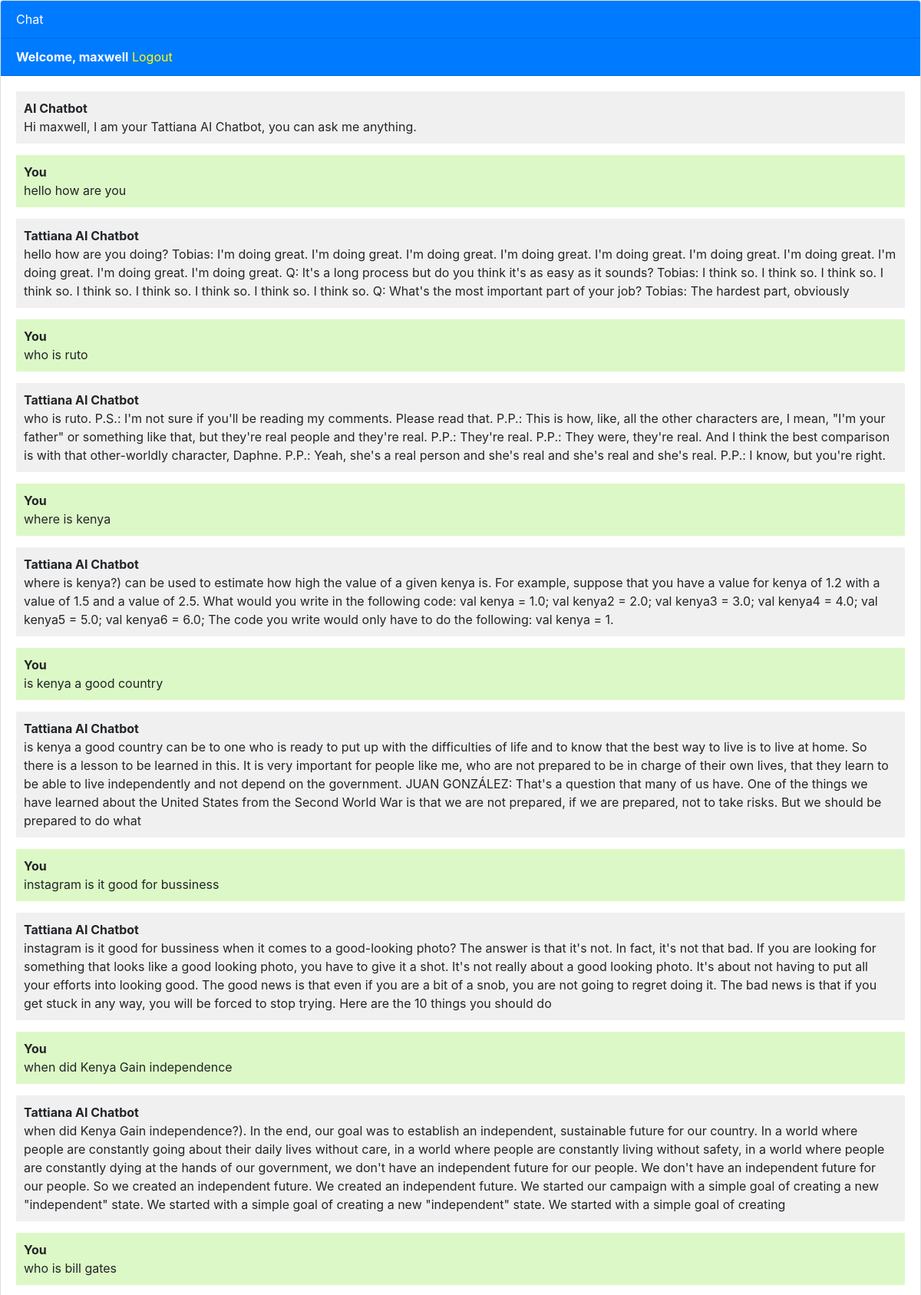
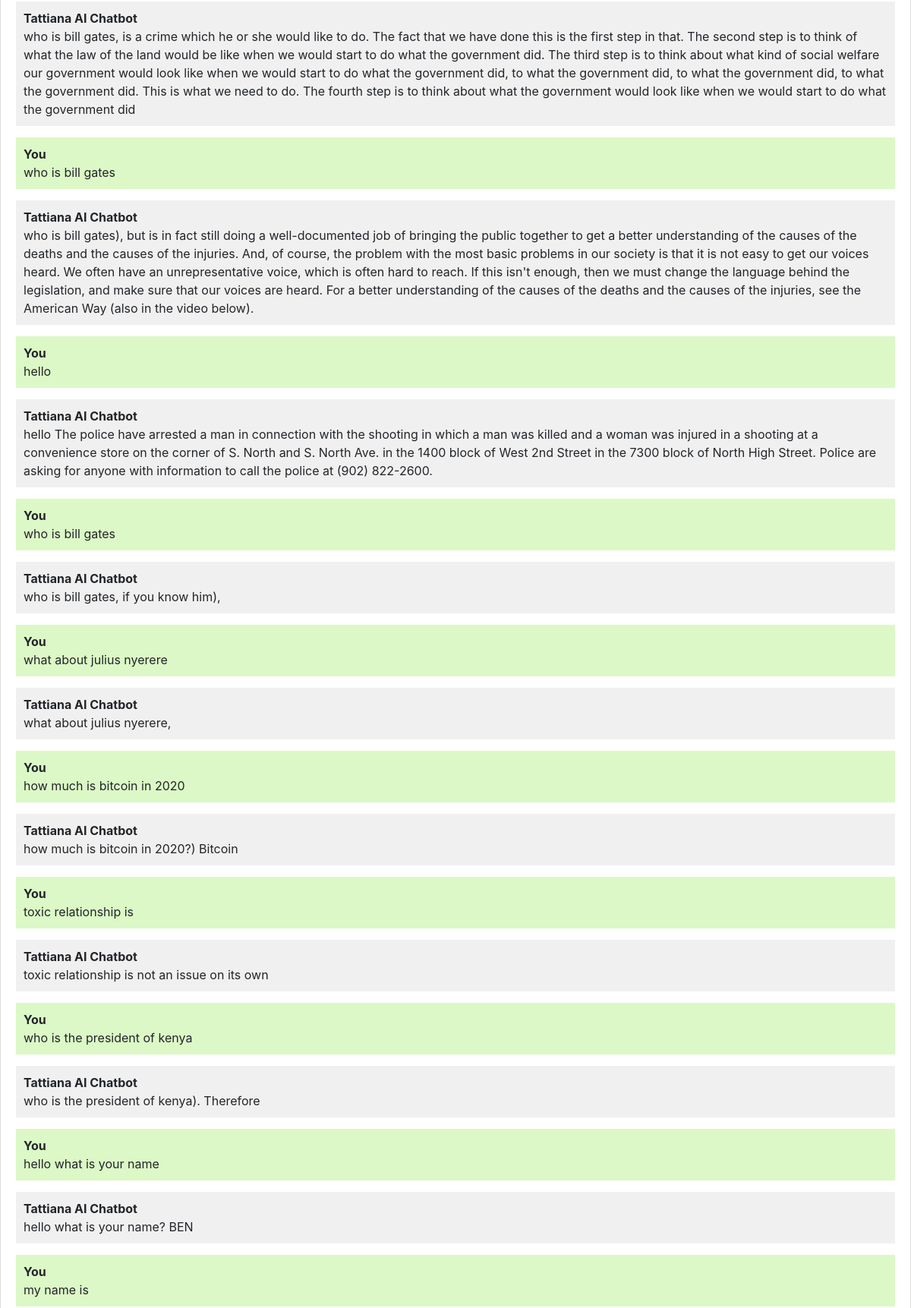
Screenshot of / (signed in, upper part) with the database file from the repository (2 pictures, top to bottom).
### chatbot/models.py (models this page shows, shortened)
class Chat(models.Model):
    user = models.ForeignKey(User, on_delete=models.CASCADE)
    message = models.TextField()
    response = models.TextField()
    created_at = models.DateTimeField(auto_now_add=True)

### chatbot/views.py (the view)
# urls.py: path('', views.chatbot, name='chatbot'),
def chatbot(request):
    if request.user.is_authenticated:
        chats = Chat.objects.filter(user=request.user)
        if request.method == 'POST':
            message = request.POST.get('message')
            response = ask_huggingface(message)
            chat = Chat(user=request.user, message=message, response=response, created_at=timezone.now())
            chat.save()
            return JsonResponse({'message': message, 'response': response})
    else:
        return redirect('login')
    return render(request, 'chatbot.html', {'chats': chats})

### templates/chatbot.html (shortened to what this page needs)
{% extends 'base.html' %}
{% block content %}
<div class="chat-container">
  <div class="card flex-grow-1">
    <div class="card-header bg-primary text-white">Chat</div>
    {% if user.is_authenticated %}
    <div class="card-header bg-primary text-white"><b>Welcome, {{user.username}}</b>   <a style="color: yellow;" href="logout">Logout</a></div>
    {% else %}
    <div class="card-header bg-primary text-white"><a style="color: yellow" href="login">Login</a>   <a style="color: yellow;" href="register">Register</a></div>
    {% endif %}
    <div class="card-body messages-box">
      <ul class="list-unstyled messages-list">
         <li class="message received">
          <div class="message-text">
            <div class="message-sender">
              <b>AI Chatbot</b>
            </div>
            <div class="message-content">
              Hi {{user.username}}, I am your Tattiana AI Chatbot, you can ask me anything.
            </div>
          </div>
        </li>
        {% for chat in chats %}
          {% if chat.user == request.user %}
            <li class="message sent">
          <div class="message-text">
            <div class="message-sender">
              <b>You</b>
            </div>
            <div class="message-content">
              {{chat.message}}
            </div>
          </div>
        </li>
        <li class="message received">
          <div class="message-text">
            <div class="message-sender">
              <b>Tattiana AI Chatbot</b>
            </div>
            <div class="message-content">
              {{chat.response}}
            </div>
          </div>
        </li>
          {% endif %}
        {% endfor %}
      </ul>
    </div>
    <br><br>
    <br><br>
    <br><br>
  </div>
</div>
{% endblock %}

### templates/base.html (shortened to what this page needs)
<!DOCTYPE html>
<html lang="en">
  <head>
    <link rel="stylesheet" href="https://stackpath.bootstrapcdn.com/bootstrap/4.3.1/css/bootstrap.min.css">
  </head>
  <body>
    {% block content %}{% endblock %}
  </body>
</html>

### templates/chatbot.html (style rules this page uses)
body, html { height: 100%; }
.messages-box { flex: 1; overflow-y: auto; }
.messages-list { padding-left: 0; }
.message { margin-bottom: 15px; list-style: none; }
.message-text { padding: 10px; border-radius: 5px; }
.sent { background-color: #dcf8c6; align-self: flex-end; }
.received { background-color: #f1f0f0; align-self: flex-start; }
.chat-container { height: 100%; display: flex; flex-direction: column; }

### rows the page displays
Chat: message "hello how are you", response "hello how are you doing? Tobias: I'm doing great. I'm doing great. I'm doing great. I'm doing great. I'm doing great. I'm doing great. I'm doing great. I'm doing great. I'm doing great. I'm doing great. Q: It's a long process but do you think it's as easy as it sounds? Tobias: I think so. I think so. I think so. I think so. I think so. I think so. I think so. I think so. I think so. Q: What's the most important part of your job? Tobias: The hardest part, obviously"
Chat: message "who is ruto", response "who is ruto. P.S.: I'm not sure if you'll be reading my comments. Please read that. P.P.: This is how, like, all the other characters are, I mean, \"I'm your father\" or something like that, but they're real people and they're real. P.P.: They're real. P.P.: They were, they're real. And I think the best comparison is with that other-worldly character, Daphne. P.P.: Yeah, she's a real person and she's real and she's real and she's real. P.P.: I know, but you're right."
Chat: message "where is kenya", response "where is kenya?) can be used to estimate how high the value of a given kenya is. For example, suppose that you have a value for kenya of 1.2 with a value of 1.5 and a value of 2.5. What would you write in the following code: val kenya = 1.0; val kenya2 = 2.0; val kenya3 = 3.0; val kenya4 = 4.0; val kenya5 = 5.0; val kenya6 = 6.0; The code you write would only have to do the following: val kenya = 1."
Chat: message "is kenya a good country", response "is kenya a good country can be to one who is ready to put up with the difficulties of life and to know that the best way to live is to live at home. So there is a lesson to be learned in this. It is very important for people like me, who are not prepared to be in charge of their own lives, that they learn to be able to live independently and not depend on the government. JUAN GONZÁLEZ: That's a question that many of us have. One of the things we have learned about the United States from the Second World War is that we are not prepared, if we are prepared, not to take risks. But we should be prepared to do what"
Chat: message "instagram is it good for bussiness", response "instagram is it good for bussiness when it comes to a good-looking photo? The answer is that it's not. In fact, it's not that bad. If you are looking for something that looks like a good looking photo, you have to give it a shot. It's not really about a good looking photo. It's about not having to put all your efforts into looking good. The good news is that even if you are a bit of a snob, you are not going to regret doing it. The bad news is that if you get stuck in any way, you will be forced to stop trying. Here are the 10 things you should do"
Chat: message "when did Kenya Gain independence", response "when did Kenya Gain independence?). In the end, our goal was to establish an independent, sustainable future for our country. In a world where people are constantly going about their daily lives without care, in a world where people are constantly living without safety, in a world where people are constantly dying at the hands of our government, we don't have an independent future for our people. We don't have an independent future for our people. So we created an independent future. We created an independent future. We started our campaign with a simple goal of creating a new \"independent\" state. We started with a simple goal of creating a new \"independent\" state. We started with a simple…"
Chat: message "who is bill gates", response "who is bill gates, is a crime which he or she would like to do. The fact that we have done this is the first step in that. The second step is to think of what the law of the land would be like when we would start to do what the government did. The third step is to think about what kind of social welfare our government would look like when we would start to do what the government did, to what the government did, to what the government did, to what the government did. This is what we need to do. The fourth step is to think about what the government would look like when we would start to do what the government did"
Chat: message "who is bill gates", response "who is bill gates), but is in fact still doing a well-documented job of bringing the public together to get a better understanding of the causes of the deaths and the causes of the injuries. And, of course, the problem with the most basic problems in our society is that it is not easy to get our voices heard. We often have an unrepresentative voice, which is often hard to reach. If this isn't enough, then we must change the language behind the legislation, and make sure that our voices are heard. For a better understanding of the causes of the deaths and the causes of the injuries, see the American Way (also in the video below)."
Chat: message "hello", response "hello The police have arrested a man in connection with the shooting in which a man was killed and a woman was injured in a shooting at a convenience store on the corner of S. North and S. North Ave. in the 1400 block of West 2nd Street in the 7300 block of North High Street. Police are asking for anyone with information to call the police at (902) 822-2600."
Chat: message "who is bill gates", response "who is bill gates, if you know him),"
Chat: message "what about julius nyerere", response "what about julius nyerere,"
Chat: message "how much is bitcoin in 2020", response "how much is bitcoin in 2020?) Bitcoin"
Chat: message "toxic relationship is", response "toxic relationship is not an issue on its own"
Chat: message "who is the president of kenya", response "who is the president of kenya). Therefore"
Chat: message "hello what is your name", response "hello what is your name? BEN"
Chat: message "my name is"

### other values shown
{{ user.username }} "maxwell"
